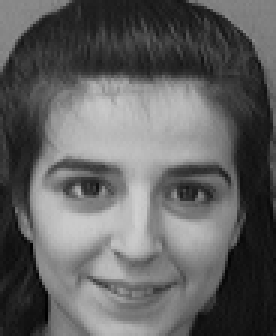
#> input picture orl_faces/s10/2.pgm, 92 x 112 px (shown 3 times larger)
$ python facerec.py   (Python 2 division)   (older library calls are emulated)
#> lines starting #> are read from the running program, lines starting #| are printed output that depends on the picture
#module for generating eigenfaces map for AT&T Face Database
#a dataset of image is read and a pdf output of the eigen-map is generated.


# -*- coding: utf-8 -*-
import os
import numpy as np
# import tinyfacerec modules
import errno


import sys
import Image as Image
def read_images ( path , sz = None ) :
    c = 0
    X , y = [] , []
    for dirname , dirnames , filenames in os.walk ( path ) :
        #print dirname,dirnames,filenames
        for subdirname in dirnames :
            subject_path = os.path.join ( dirname , subdirname )
            for filename in os.listdir ( subject_path ) :
                #print filename
                try :
                    im = Image.open ( os.path.join ( subject_path , filename ) )
#> im is the input picture: PIL image 92x112 L; min 0, max 208, mean 97.1
                    im = im.convert ( "L" )
                    #print im
                    # resize to given size ( if given )
                    if ( sz is not None ) :
                        im = im.resize ( sz , Image.ANTIALIAS )
                    X.append ( np.asarray ( im , dtype = np.uint8 ) )
                    y.append ( c )

                except IOError :
                    print "IO error"
                    #print " I / O error ({0}) : {1} ".format ( errno , strerror )
                except :
                    print " Unexpected error : " , sys.exc_info () [0]
                    raise
            c = c +1
    return [X , y ]


def asRowMatrix ( X ) :
    if len ( X ) == 0:
        return np.array ([])
    mat = np.empty ((0 , X [0]. size ) , dtype = X [0]. dtype )
    for row in X :
        mat = np.vstack (( mat , np.asarray ( row ).reshape (1 , -1) ) )
    return mat


def asColumnMatrix ( X ) :
    if len ( X ) == 0:
        return np.array ([])
    mat = np.empty (( X [0]. size , 0) , dtype = X [0]. dtype )
    for col in X :
        mat = np.hstack (( mat , np.asarray ( col ).reshape ( -1 ,1) ) )
    return mat


def pca (X , y , num_components =0) :
    #print X
#> called with X = array of shape (2, 10304), num_components = 0
    [n,d] = X.shape
    if ( num_components <= 0) or ( num_components > n ) :
        num_components = n
    mu = X.mean( axis =0)
    X = X - mu
    if n > d :
        C = np.dot ( X .T , X )
        [ eigenvalues , eigenvectors ] = np.linalg.eigh ( C )
    else :
        C = np.dot (X , X.T )
        [ eigenvalues , eigenvectors ] = np.linalg.eigh ( C )
        eigenvectors = np.dot ( X .T , eigenvectors )
        for i in xrange ( n ) :
            eigenvectors [: , i ] = eigenvectors [: , i ]/ np.linalg.norm ( eigenvectors [: , i ])
# or simply perform an economy size decomposition
# eigenvectors , eigenvalues , variance = np.linalg.svd ( X .T , full_matrices = False )
# sort eigenvectors descending by their eigenvalue
    idx = np.argsort ( - eigenvalues )
    eigenvalues = eigenvalues [ idx ]
    eigenvectors = eigenvectors [: , idx ]
# select only num_c omponen ts
    eigenvalues = eigenvalues [0: num_components ]. copy ()
    eigenvectors = eigenvectors [: ,0: num_components ]. copy ()
    return [ eigenvalues , eigenvectors , mu ]

def normalize (X , low , high , dtype = None ) :
    X = np.asarray ( X )
    minX , maxX = np.min ( X ) , np.max ( X )
    # normalize to [0...1].
    X = X - float ( minX )
    X = X / float (( maxX - minX ) )
# scale to [ low ... high ].
    X = X * ( high - low )
    X = X + low
    if dtype is None :
        return np.asarray ( X )
    return np.asarray (X , dtype = dtype )


def project (W , X , mu = None ) :
    if mu is None :
        return np.dot (X , W )
    return np.dot ( X - mu , W )

def reconstruct (W , Y , mu = None ) :
    if mu is None :
        return np.dot (Y , W.T )
    return np.dot (Y , W.T ) + mu


# append tinyfacerec to module search path


import numpy as np
import matplotlib.pyplot as plt
import matplotlib.cm as cm

def create_font ( fontname = 'Tahoma' , fontsize =10) :
    return { 'fontname': fontname , 'fontsize': fontsize }

def subplot ( title , images , rows , cols , sptitle = " subplot " , sptitles =[] , colormap = cm .
    gray , ticks_visible = True , filename = None ) :
    fig = plt.figure ()
# main title
    fig.text (.5 , .95 , title , horizontalalignment = 'center')
    for i in xrange ( len ( images ) ) :
        ax0 = fig.add_subplot ( rows , cols ,( i +1) )
        plt.setp ( ax0.get_xticklabels () , visible = False )
        plt.setp ( ax0.get_yticklabels () , visible = False )
        if len ( sptitles ) == len ( images ) :
            plt.title ( " % s #% s " % ( sptitle , str ( sptitles [ i ]) ))
        else :
            plt.title ( " % s #% d " % ( sptitle , ( i +1) ))
        plt.imshow ( np.asarray ( images [ i ]) , cmap = colormap )
        if filename is None :
            plt.show ()
        else :
            fig.savefig ( filename )


import matplotlib . cm as cm
# turn the first ( at most ) 16 eigenvectors into grayscale
# images ( note : eigenvectors are stored by column !)


def main():
    sys.path.append ( " .. " )
# import numpy and matplotlib colormaps
# read images
    [X , y ] = read_images ( "/home/pradeep/workspace/facerec/orl_faces/" )
	# perform a full pca
    [D , W , mu ] = pca ( asRowMatrix ( X ) , y )
    E = []
    for i in xrange ( min ( len ( X ) , 16) ) :
        e = W [: , i ]. reshape ( X [0]. shape )
        E.append ( normalize (e ,0 ,255) )
	# plot them and store the plot to " p y t h o n _ e i g e n f a c e s . pdf "
        subplot ( title = "Eigenfaces AT & T Facedatabase " , images =E , rows =4 , cols =4 , sptitle = " Eigenface " , colormap = cm.jet , filename = "python_pca_eignfaces.pdf" )
#> this loop made 2 passes
#> pass 1, in main, `e = W [: , i ]. reshape ( X [0]. shape )`:
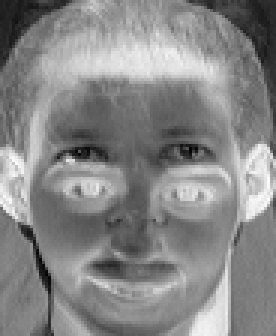
#> e: shape (112, 92) float64 (shown 3 times larger); min -0.0206, max 0.0279, mean 0.00504; drawn with min black and max white
#> pass 2, in subplot (call 2), `fig.savefig ( filename )`:
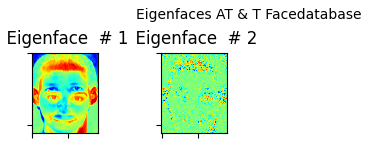
#> figure drawn by matplotlib, 2 panels
#> after the loop:
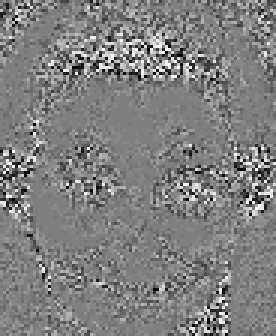
#> e: shape (112, 92) float64 (shown 3 times larger); min -0.035, max 0.035, mean 8.37e-05; drawn with min black and max white


if __name__ == "__main__":
    main()
